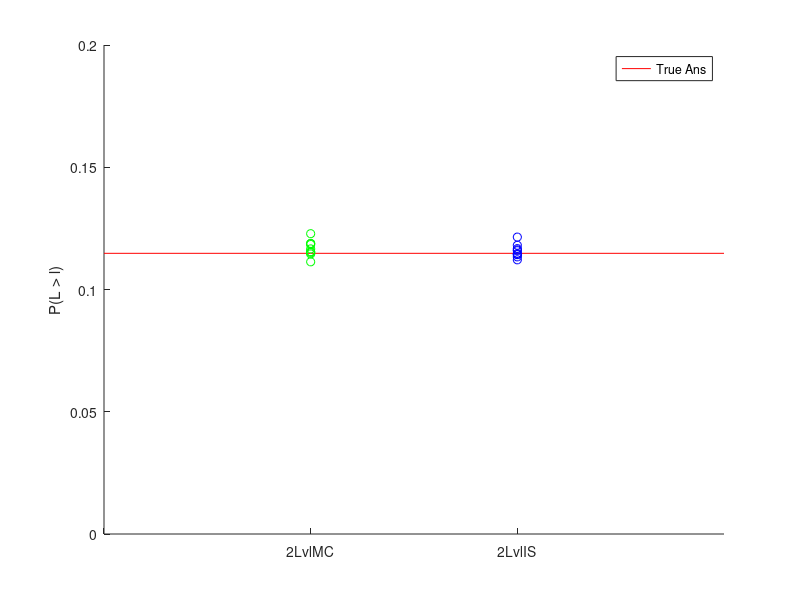

Here is the MATLAB script that generated this plot:
hold on

NSim = 10;
xMax = 3;
yMax = 0.20;
trueAns = 0.1148;
X = 1:xMax;

TwoLvlMC = [ 0.11877358490566037735849056603774, 0.11452830188679245283018867924528, 0.11132075471698113207547169811321, 0.1228301886792452830188679245283, 0.115, 0.11660377358490566037735849056604, 0.11537735849056603773584905660377, 0.11886792452830188679245283018868, 0.11547169811320754716981132075472, 0.11839622641509433962264150943396];

TwoLvlIS = [ 0.1121395568097153516706754317056, 0.11335136943041609902671496001858, 0.11587156659560532423469680907147, 0.11621939440064284199127797592155, 0.1180892561102170751352602451334, 0.11672751876623481404049442744508, 0.11429155367578359980829105779776, 0.11425681607608309531265433633962, 0.11470921780796738964625092194183, 0.12143702502903749862461779684963];

plot([0 X],repmat(trueAns,1,xMax + 1),'r')

scatter(ones(NSim,1),TwoLvlMC,'g')
scatter(2*ones(NSim,1),TwoLvlIS,'b')

legend('True Ans')
%title('S:5, l:0.10, sample num:10600')
xlabel('')
xticks([0 1 2])
xticklabels({'','2LvlMC','2LvlIS'})
ylabel('P(L > l)')
axis([0,xMax,0 yMax])

hold off
